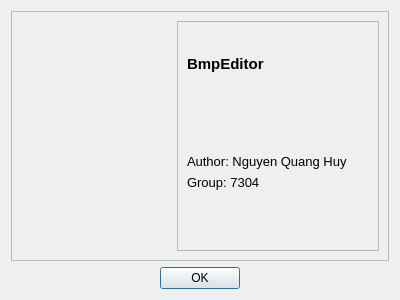
<?xml version="1.0" encoding="UTF-8"?>
<ui version="4.0">
 <class>Dialog</class>
 <widget class="QDialog" name="Dialog">
  <property name="geometry">
   <rect>
    <x>0</x>
    <y>0</y>
    <width>400</width>
    <height>300</height>
   </rect>
  </property>
  <property name="windowTitle">
   <string>Dialog</string>
  </property>
  <layout class="QVBoxLayout" name="verticalLayout">
   <item>
    <widget class="QFrame" name="frame">
     <property name="frameShape">
      <enum>QFrame::StyledPanel</enum>
     </property>
     <property name="frameShadow">
      <enum>QFrame::Raised</enum>
     </property>
     <layout class="QHBoxLayout" name="horizontalLayout">
      <item>
       <widget class="QLabel" name="label_2">
        <property name="sizePolicy">
         <sizepolicy hsizetype="Minimum" vsizetype="Minimum">
          <horstretch>0</horstretch>
          <verstretch>0</verstretch>
         </sizepolicy>
        </property>
        <property name="minimumSize">
         <size>
          <width>150</width>
          <height>150</height>
         </size>
        </property>
        <property name="maximumSize">
         <size>
          <width>150</width>
          <height>150</height>
         </size>
        </property>
        <property name="text">
         <string/>
        </property>
        <property name="pixmap">
         <pixmap resource="Resources/resources.qrc">:/images/icon.png</pixmap>
        </property>
        <property name="scaledContents">
         <bool>true</bool>
        </property>
       </widget>
      </item>
      <item>
       <widget class="QFrame" name="frame_2">
        <property name="frameShape">
         <enum>QFrame::StyledPanel</enum>
        </property>
        <property name="frameShadow">
         <enum>QFrame::Raised</enum>
        </property>
        <layout class="QVBoxLayout" name="verticalLayout_2">
         <item>
          <widget class="QLabel" name="label">
           <property name="font">
            <font>
             <pointsize>11</pointsize>
             <weight>75</weight>
             <bold>true</bold>
            </font>
           </property>
           <property name="text">
            <string>BmpEditor</string>
           </property>
          </widget>
         </item>
         <item>
          <widget class="QLabel" name="label_3">
           <property name="font">
            <font>
             <pointsize>10</pointsize>
            </font>
           </property>
           <property name="text">
            <string>Author: Nguyen Quang Huy</string>
           </property>
           <property name="alignment">
            <set>Qt::AlignBottom|Qt::AlignLeading|Qt::AlignLeft</set>
           </property>
          </widget>
         </item>
         <item>
          <widget class="QLabel" name="label_4">
           <property name="font">
            <font>
             <pointsize>10</pointsize>
            </font>
           </property>
           <property name="text">
            <string>Group: 7304</string>
           </property>
           <property name="alignment">
            <set>Qt::AlignLeading|Qt::AlignLeft|Qt::AlignTop</set>
           </property>
          </widget>
         </item>
        </layout>
       </widget>
      </item>
     </layout>
    </widget>
   </item>
   <item>
    <widget class="QDialogButtonBox" name="buttonBox">
     <property name="orientation">
      <enum>Qt::Horizontal</enum>
     </property>
     <property name="standardButtons">
      <set>QDialogButtonBox::Ok</set>
     </property>
     <property name="centerButtons">
      <bool>true</bool>
     </property>
    </widget>
   </item>
  </layout>
 </widget>
 <resources>
  <include location="Resources/resources.qrc"/>
 </resources>
 <connections>
  <connection>
   <sender>buttonBox</sender>
   <signal>accepted()</signal>
   <receiver>Dialog</receiver>
   <slot>accept()</slot>
   <hints>
    <hint type="sourcelabel">
     <x>248</x>
     <y>254</y>
    </hint>
    <hint type="destinationlabel">
     <x>157</x>
     <y>274</y>
    </hint>
   </hints>
  </connection>
  <connection>
   <sender>buttonBox</sender>
   <signal>rejected()</signal>
   <receiver>Dialog</receiver>
   <slot>reject()</slot>
   <hints>
    <hint type="sourcelabel">
     <x>316</x>
     <y>260</y>
    </hint>
    <hint type="destinationlabel">
     <x>286</x>
     <y>274</y>
    </hint>
   </hints>
  </connection>
 </connections>
</ui>
